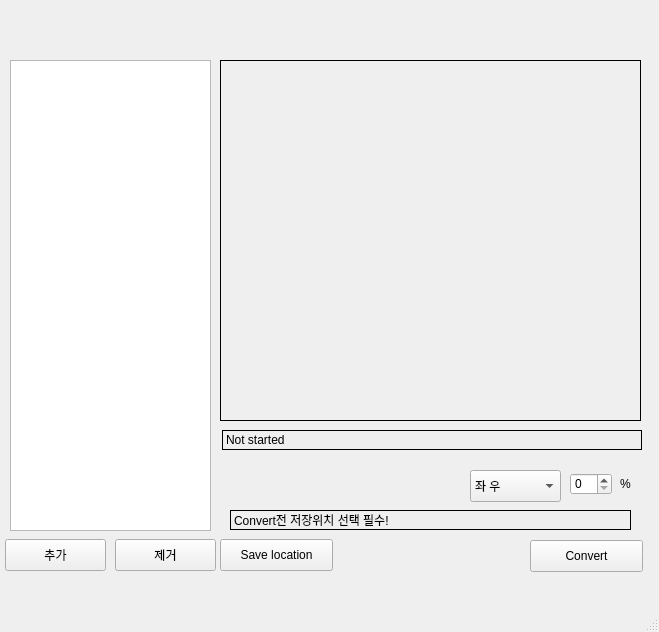
<?xml version="1.0" encoding="UTF-8"?>
<ui version="4.0">
 <class>QMainWindow</class>
 <widget class="QMainWindow" name="QMainWindow">
  <property name="geometry">
   <rect>
    <x>0</x>
    <y>0</y>
    <width>659</width>
    <height>632</height>
   </rect>
  </property>
  <property name="windowTitle">
   <string>MainWindow</string>
  </property>
  <widget class="QWidget" name="centralwidget">
   <widget class="QPushButton" name="convert_bt">
    <property name="geometry">
     <rect>
      <x>530</x>
      <y>540</y>
      <width>113</width>
      <height>32</height>
     </rect>
    </property>
    <property name="text">
     <string>Convert</string>
    </property>
   </widget>
   <widget class="QLabel" name="percentage_l">
    <property name="geometry">
     <rect>
      <x>620</x>
      <y>476</y>
      <width>16</width>
      <height>16</height>
     </rect>
    </property>
    <property name="text">
     <string>%</string>
    </property>
   </widget>
   <widget class="QSpinBox" name="percentage_sp">
    <property name="geometry">
     <rect>
      <x>570</x>
      <y>473</y>
      <width>42</width>
      <height>22</height>
     </rect>
    </property>
    <property name="maximum">
     <number>100</number>
    </property>
    <property name="singleStep">
     <number>1</number>
    </property>
   </widget>
   <widget class="QPushButton" name="plus_bt">
    <property name="geometry">
     <rect>
      <x>5</x>
      <y>539</y>
      <width>101</width>
      <height>32</height>
     </rect>
    </property>
    <property name="text">
     <string>추가</string>
    </property>
   </widget>
   <widget class="QPushButton" name="minus_bt">
    <property name="geometry">
     <rect>
      <x>115</x>
      <y>539</y>
      <width>101</width>
      <height>32</height>
     </rect>
    </property>
    <property name="text">
     <string>제거</string>
    </property>
   </widget>
   <widget class="QComboBox" name="direction_cb">
    <property name="geometry">
     <rect>
      <x>470</x>
      <y>470</y>
      <width>91</width>
      <height>32</height>
     </rect>
    </property>
    <property name="modelColumn">
     <number>0</number>
    </property>
    <item>
     <property name="text">
      <string>좌 우</string>
     </property>
    </item>
    <item>
     <property name="text">
      <string>상 하</string>
     </property>
    </item>
    <item>
     <property name="text">
      <string>상하좌우</string>
     </property>
    </item>
   </widget>
   <widget class="QPushButton" name="save_bt">
    <property name="geometry">
     <rect>
      <x>220</x>
      <y>539</y>
      <width>113</width>
      <height>32</height>
     </rect>
    </property>
    <property name="text">
     <string>Save location</string>
    </property>
   </widget>
   <widget class="QListWidget" name="pic_list">
    <property name="geometry">
     <rect>
      <x>10</x>
      <y>60</y>
      <width>201</width>
      <height>471</height>
     </rect>
    </property>
    <property name="editTriggers">
     <set>QAbstractItemView::NoEditTriggers</set>
    </property>
    <property name="dragEnabled">
     <bool>true</bool>
    </property>
    <property name="dragDropMode">
     <enum>QAbstractItemView::InternalMove</enum>
    </property>
    <property name="defaultDropAction">
     <enum>Qt::MoveAction</enum>
    </property>
    <property name="selectionMode">
     <enum>QAbstractItemView::SingleSelection</enum>
    </property>
   </widget>
   <widget class="QLabel" name="save_loc_lb">
    <property name="geometry">
     <rect>
      <x>230</x>
      <y>510</y>
      <width>401</width>
      <height>20</height>
     </rect>
    </property>
    <property name="frameShape">
     <enum>QFrame::Box</enum>
    </property>
    <property name="text">
     <string>Convert전 저장위치 선택 필수!</string>
    </property>
   </widget>
   <widget class="QLabel" name="image_show_l">
    <property name="geometry">
     <rect>
      <x>220</x>
      <y>60</y>
      <width>421</width>
      <height>361</height>
     </rect>
    </property>
    <property name="frameShape">
     <enum>QFrame::Box</enum>
    </property>
    <property name="text">
     <string/>
    </property>
   </widget>
   <widget class="QLabel" name="progress_show_l">
    <property name="geometry">
     <rect>
      <x>222</x>
      <y>430</y>
      <width>420</width>
      <height>20</height>
     </rect>
    </property>
    <property name="frameShape">
     <enum>QFrame::Box</enum>
    </property>
    <property name="text">
     <string>Not started</string>
    </property>
   </widget>
   <widget class="QLabel" name="error_show_l">
    <property name="geometry">
     <rect>
      <x>230</x>
      <y>476</y>
      <width>240</width>
      <height>20</height>
     </rect>
    </property>
    <property name="frameShape">
     <enum>QFrame::NoFrame</enum>
    </property>
    <property name="text">
     <string/>
    </property>
   </widget>
  </widget>
  <widget class="QMenuBar" name="menubar">
   <property name="geometry">
    <rect>
     <x>0</x>
     <y>0</y>
     <width>659</width>
     <height>24</height>
    </rect>
   </property>
  </widget>
  <widget class="QStatusBar" name="statusbar"/>
 </widget>
 <resources/>
 <connections/>
</ui>
